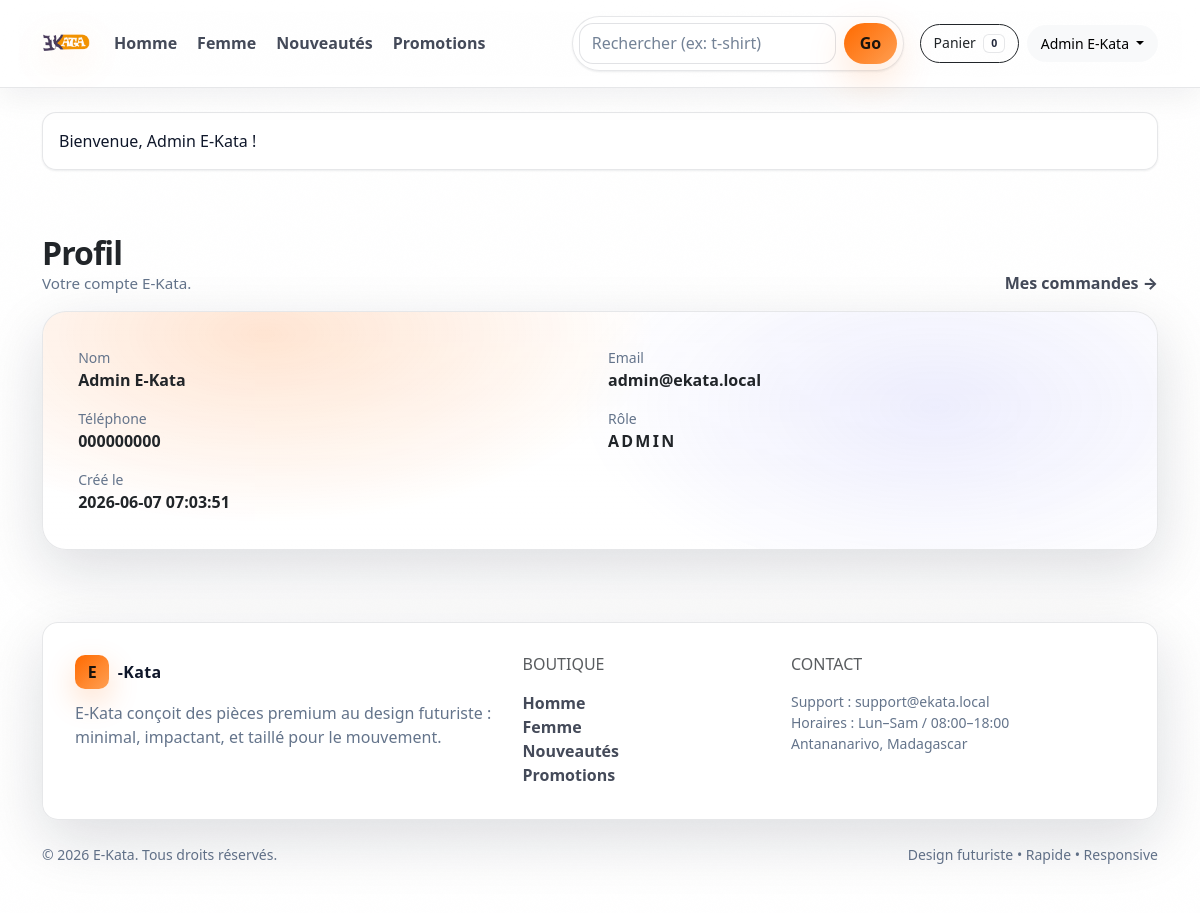
Page /public/index.php?c=account&a=profile (signed in) on the committed database.
### tables this page shows
CREATE TABLE users (
  id INT UNSIGNED NOT NULL AUTO_INCREMENT,
  name VARCHAR(120) NOT NULL,
  email VARCHAR(190) NOT NULL,
  phone VARCHAR(40) NULL,
  password_hash VARCHAR(255) NOT NULL,
  role ENUM('customer','admin') NOT NULL DEFAULT 'customer',
  created_at TIMESTAMP NOT NULL DEFAULT CURRENT_TIMESTAMP,
  updated_at TIMESTAMP NULL DEFAULT NULL ON UPDATE CURRENT_TIMESTAMP,
  PRIMARY KEY (id),
  UNIQUE KEY uniq_users_email (email)
);

### app/core/Controller.php (called while the page is built, shortened)
<?php
abstract class Controller
{
    protected function view(string $path, array $data = []): void
    {
        extract($data, EXTR_SKIP);
        require __DIR__ . '/../views/' . $path . '.php';
    }
}

### app/controllers/AccountController.php (called while the page is built, shortened)
<?php
final class AccountController extends Controller
{
    public function profile(): void
    {
        $user = current_user();
        $dbUser = User::find((int)$user['id']);
        $this->view('account/profile', compact('dbUser', 'title'));
    }
}

### public/index.php (called while the page is built, shortened)
<?php
require_once __DIR__ . '/../app/core/helpers.php';
require_once __DIR__ . '/../app/core/Database.php';
require_once __DIR__ . '/../app/core/Controller.php';
spl_autoload_register(function ($class) {
    $class = ltrim($class, '\\');
    $paths = [
        __DIR__ . '/../app/controllers/' . $class . '.php',
        __DIR__ . '/../app/models/' . $class . '.php',
        __DIR__ . '/../app/core/' . $class . '.php',
    ];
    foreach ($paths as $p) {
        if (file_exists($p)) { require_once $p; return; }
    }
});
$actionName = (string)($_GET['a'] ?? 'index');
$actionMethod = strtolower($actionName);
try {
    $controller = new $controllerClass();
    $controller->$actionMethod();
} catch (Throwable $e) {
    http_response_code(404);
    $message = $e->getMessage();
    include __DIR__ . '/../app/views/errors/404.php';
}

### app/core/helpers.php (called while the page is built, shortened)
<?php
function base_url(string $path = ''): string
{
    $path = ltrim($path, '/');
    return rtrim(BASE_URL, '/') . '/' . $path;
}
function e(string $value): string
{
    return htmlspecialchars($value, ENT_QUOTES, 'UTF-8');
}
function flash_get(): ?array
{
    $f = $_SESSION[FLASH_KEY];
    return is_array($f) ? $f : null;
}
function current_user(): ?array
{
    return $_SESSION['user'] ?? null;
}
function cart_count(): int
{
    $cart = $_SESSION['cart'] ?? [];
    $sum = 0;
    return $sum;
}

### app/core/Database.php (called while the page is built, shortened)
<?php
final class Database
{
    private static ?PDO $pdo = null;
    public static function pdo(): PDO
    {
        $dsn = 'mysql:host=' . DB_HOST . ';dbname=' . DB_NAME . ';charset=' . DB_CHARSET;
        $pdo = new PDO($dsn, DB_USER, DB_PASS, [
            PDO::ATTR_ERRMODE => PDO::ERRMODE_EXCEPTION,
            PDO::ATTR_DEFAULT_FETCH_MODE => PDO::FETCH_ASSOC,
            PDO::ATTR_EMULATE_PREPARES => false,
        ]);
        self::$pdo = $pdo;
        return self::$pdo;
    }
}

### app/models/User.php (called while the page is built, shortened)
<?php
final class User
{
    public static function find(int $id): ?array
    {
        $stmt = Database::pdo()->prepare("SELECT id,name,email,phone,role,created_at FROM users WHERE id=:id LIMIT 1");
        $stmt->execute([':id' => $id]);
        $row = $stmt->fetch();
        return $row ?: null;
    }
}

### app/views/account/profile.php (the view)
<?php
require __DIR__ . '/../partials/header.php';
?>
<div class="container py-4">
  <div class="section-title">
    <div>
      <h2>Profil</h2>
      <div class="sub">Votre compte E-Kata.</div>
    </div>
    <a class="link-neo" href="<?= e(base_url('index.php?c=account&a=orders')) ?>">Mes commandes →</a>
  </div>
  <div class="hero-card reveal">
    <div class="row g-3">
      <div class="col-md-6">
        <div class="text-secondary small">Nom</div>
        <div class="fw-semibold"><?= e((string)($dbUser['name'] ?? '')) ?></div>
      </div>
      <div class="col-md-6">
        <div class="text-secondary small">Email</div>
        <div class="fw-semibold"><?= e((string)($dbUser['email'] ?? '')) ?></div>
      </div>
      <div class="col-md-6">
        <div class="text-secondary small">Téléphone</div>
        <div class="fw-semibold"><?= e((string)($dbUser['phone'] ?? '—')) ?></div>
      </div>
      <div class="col-md-6">
        <div class="text-secondary small">Rôle</div>
        <div class="fw-semibold text-uppercase" style="letter-spacing:.14em;"><?= e((string)($dbUser['role'] ?? 'customer')) ?></div>
      </div>
      <div class="col-12">
        <div class="text-secondary small">Créé le</div>
        <div class="fw-semibold"><?= e((string)($dbUser['created_at'] ?? '')) ?></div>
      </div>
    </div>
  </div>
</div>
<?php require __DIR__ . '/../partials/footer.php'; ?>

### app/views/partials/header.php (shortened to what this page needs)
<?php
$user = current_user();
$flash = flash_get();
$cssVer = (int)@filemtime(__DIR__ . '/../../../public/assets/css/app.css');
?>
<!doctype html>
<html lang="fr">
<head>
  <link href="<?= e(base_url('assets/css/bootstrap.min.css')) ?>" rel="stylesheet">
  <link href="<?= e(base_url('assets/css/app.css?v=' . $cssVer)) ?>" rel="stylesheet">
</head>
<body class="bg-neo text-body">
<div class="noise"></div>
<nav class="navbar navbar-expand-lg navbar-light nav-glass sticky-top">
  <div class="container py-2">
    <a class="navbar-brand brand" href="<?= e(base_url('index.php')) ?>">
      <img class="brand-logo" src="<?= e(base_url('assets/img/logo-ekata.png')) ?>" alt="E-Kata" loading="eager" decoding="async">
    </a>
    <div class="collapse navbar-collapse" id="navMain">
      <ul class="navbar-nav me-auto mb-2 mb-lg-0 gap-lg-1">
        <li class="nav-item"><a class="nav-link" href="<?= e(base_url('index.php?c=products&a=men')) ?>">Homme</a></li>
        <li class="nav-item"><a class="nav-link" href="<?= e(base_url('index.php?c=products&a=women')) ?>">Femme</a></li>
        <li class="nav-item"><a class="nav-link" href="<?= e(base_url('index.php?c=products&a=news')) ?>">Nouveautés</a></li>
        <li class="nav-item"><a class="nav-link" href="<?= e(base_url('index.php?c=products&a=promos')) ?>">Promotions</a></li>
      </ul>
      <form class="d-flex me-lg-3 my-2 my-lg-0" role="search" method="get" action="<?= e(base_url('index.php')) ?>">
        <div class="search-wrap">
          <input class="form-control search" name="q" type="search" placeholder="Rechercher (ex: t-shirt)" aria-label="Recherche" value="<?= e((string)($_GET['q'] ?? '')) ?>">
          <button class="btn btn-neo" type="submit">Go</button>
        </div>
      </form>
      <div class="d-flex align-items-center gap-2">
        <a class="btn btn-outline-dark btn-sm btn-soft" href="<?= e(base_url('index.php?c=cart&a=index')) ?>">
          Panier <span class="badge text-bg-light ms-1"><?= (int)cart_count() ?></span>
        </a>
        <div class="dropdown">
          <button class="btn btn-light btn-sm btn-soft dropdown-toggle" data-bs-toggle="dropdown" aria-expanded="false">
            <?= $user ? e(($user['name'] ?? 'Mon compte')) : 'Mon compte' ?>
          </button>
        </div>
      </div>
    </div>
  </div>
</nav>
<main class="content">
  <div class="container pt-4">
    <?php if ($flash): ?>
      <div class="alert alert-<?= e($flash['type']) ?> neo-alert reveal" role="alert">
        <?= e((string)$flash['message']) ?>
      </div>
    <?php endif; ?>
  </div>

### public/assets/css/app.css (style rules this page uses)
:root { color-scheme: light; --page: #f7f7fb; --surface: #ffffff; --surface2: #fbfbfe; --text: #0f172a; --muted: #64748b; --line: rgba(15, 23, 42, 0.10); --glass: rgba(255,255,255,.78); --glass2: rgba(255,255,255,.92); --neo: #ff6a00; --neo2:#ff8a3d; --danger:#ef4444; --radius: 16px; --shadow: 0 20px 60px rgba(15, 23, 42, .14); --shadowSm: 0 1px 2px rgba(15, 23, 42, .08); --ring: 0 0 0 .25rem rgba(255, 106, 0, .18); }
html,body { height:100%; }
body { font-family: ui-sans-serif, system-ui, -apple-system, Segoe UI, Roboto, Arial, sans-serif; background: radial-gradient(1200px 600px at 70% -10%, rgba(255, 106, 0, 0.16), transparent 60%), radial-gradient(900px 500px at 10% 0%, rgba(99, 102, 241, 0.10), transparent 55%), radial-gradient(800px 500px at 10% 90%, rgba(255, 138, 61, 0.12), transparent 60%), var(--page); color: var(--text); overflow-x:hidden; }
.noise { pointer-events:none; position:fixed; inset:0; mix-blend-mode: multiply; opacity:.10; z-index:0; }
.content { position:relative; z-index:1; }
.bg-neo { background:transparent !important; }
.nav-glass { background: var(--glass); backdrop-filter: blur(12px); -webkit-backdrop-filter: blur(12px); border-bottom: 1px solid var(--line); box-shadow: 0 10px 30px rgba(15, 23, 42, 0.06); }
.brand { display:flex; align-items:center; gap:.55rem; text-decoration:none; }
.brand-logo { height: 34px; width: auto; display: block; filter: drop-shadow(0 10px 18px rgba(255, 106, 0, 0.14)); }
.nav-link { color: rgba(15, 23, 42, 0.78) !important; font-weight: 800; transition: transform .18s ease, color .18s ease; }
.search-wrap { display:flex; gap:.5rem; padding:.35rem; border-radius: 999px; background: rgba(255,255,255,.70); border: 1px solid var(--line); box-shadow: var(--shadowSm); }
.search { background: transparent !important; border: 0 !important; color: var(--text) !important; min-width: 220px; }
.search::placeholder { color: rgba(100,116,139,.9); }
.btn-neo { --bs-btn-color: #1b140d; --bs-btn-bg: transparent; --bs-btn-border-color: transparent; background: linear-gradient(135deg, rgba(255, 106, 0, 1), rgba(255, 154, 74, .96)); border: 0; border-radius: 999px; padding: .55rem 1rem; font-weight: 900; box-shadow: 0 14px 40px rgba(255, 106, 0, .20); transition: transform .2s ease, filter .2s ease, box-shadow .2s ease; }
.btn-soft { border-radius:999px; padding:.45rem .8rem; }
.neo-alert { background: rgba(255,255,255,.82); border: 1px solid var(--line); color: var(--text); border-radius: 14px; box-shadow: var(--shadowSm); }
.hero-card { padding: 2.2rem; border-radius: calc(var(--radius) + 8px); background: linear-gradient(180deg, rgba(255,255,255,.92), rgba(255,255,255,.75)); border: 1px solid var(--line); box-shadow: var(--shadow); position:relative; overflow:hidden; }
.hero-card:before { content:""; position:absolute; inset:-2px; background: radial-gradient(650px 320px at 20% 10%, rgba(255, 106, 0, .22), transparent 60%), radial-gradient(560px 300px at 80% 40%, rgba(99, 102, 241, .14), transparent 65%); opacity:.8; }
.hero-card > * { position:relative; }
.section-title { display:flex; align-items:flex-end; justify-content:space-between; gap:1rem; margin: 1.5rem 0 1rem; }
.section-title h2 { font-weight: 800; letter-spacing: -.03em; margin:0; }
.section-title .sub { color: var(--muted); font-size:.95rem; }
.link-neo { color: rgba(15, 23, 42, 0.78); text-decoration:none; font-weight: 800; }
.form-control, .form-select { background: rgba(255,255,255,.90) !important; border: 1px solid rgba(15, 23, 42, 0.12) !important; color: rgba(15, 23, 42, 0.92) !important; border-radius: 14px; }
.form-control::placeholder { color: rgba(100,116,139,.9); }
.reveal { opacity:0; transform: translateY(14px); transition: opacity .6s ease, transform .6s ease; }
.reveal.is-in { opacity:1; transform: translateY(0); }
main.content { min-height: calc(100vh - 96px); }
.text-secondary { color: var(--muted) !important; }
.badge.text-bg-light { background: rgba(255,255,255,.92) !important; color: rgba(15, 23, 42, 0.92) !important; border: 1px solid rgba(15, 23, 42, 0.10); }

### rows in the picture
users: name "Admin E-Kata", email "admin@ekata.local", phone "000000000", role "ADMIN", created_at "2026-06-07 07:03:51"

### other values in the picture
cart_count() "0"
$flash['message'] "Bienvenue, Admin E-Kata !"
